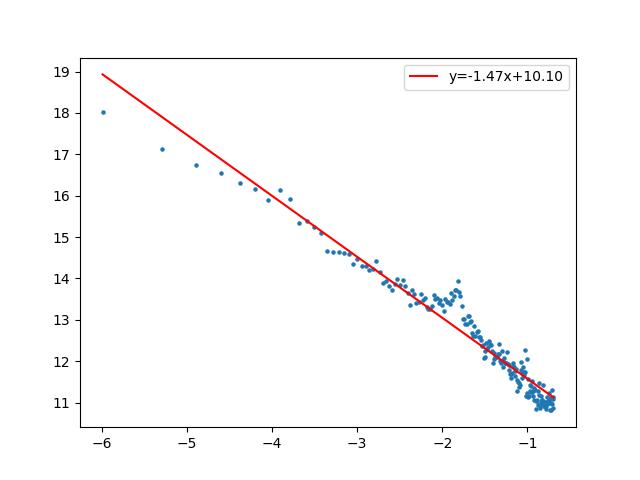
#> input picture test_soil_rapsd_lr.jpg, 640 x 480 px
$ python texture.py test_soil_rapsd_lr.jpg
#> lines starting #> are read from the running program, lines starting #| are printed output that depends on the picture; long printed decimals are rounded
import matplotlib.pyplot as plt
import cv2
import numpy as np
import pandas as pd
from scipy import fftpack, ndimage
import os
import math
import sys

#Spectral Density

try:
    imgName = sys.argv[1]
    img = cv2.imread(imgName,0) #import image
#> img: shape (480, 640); min 0, max 255, mean 250.5
    img = cv2.resize(img, (400, 400))
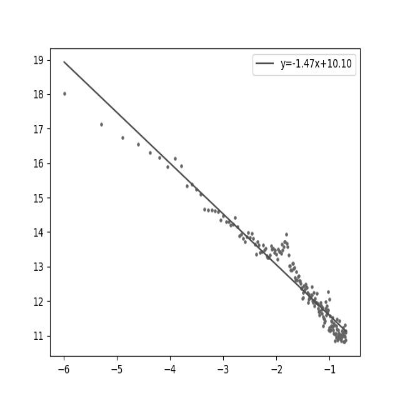
#> img: shape (400, 400); min 7, max 255, mean 250.5
    print("Image shape: " ,img.shape)
#| Image shape:  (400, 400)
    ft2 = np.fft.fft2(img)
    ftshift = np.fft.fftshift(ft2)
    w=img.shape[1] #width of image
#> w = 400
    h=img.shape[0] #height of image
#> h = 400

    magnitude_spectrum = 20*np.log(np.abs(ftshift))
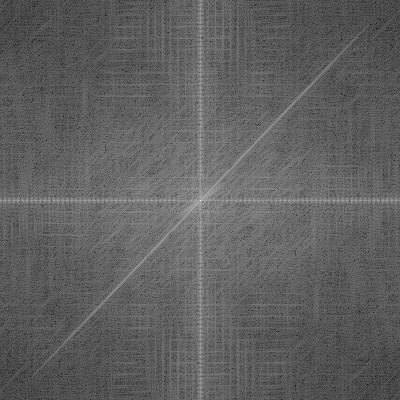
#> magnitude_spectrum: shape (400, 400) float64; min 38.97, max 350.1, mean 156.7; drawn with min black and max white

    plt.axis('off')
    plt.imshow(magnitude_spectrum, cmap = 'jet')
    # plt.savefig('uploads\colorTD_' + imgName)


    #RAPSD

    # Round up the size along this axis to an even number
    n = int( math.ceil(img.shape[0] / 2.) * 2 )
#> n = 400

    # We use rfft since we are processing real values
    a = np.fft.rfft(img,n, axis=0)

    a = a.real*a.real + a.imag*a.imag
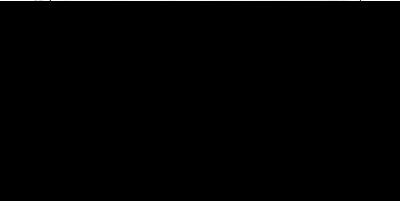
#> a: shape (201, 400) float64; min 0, max 1.04e+10, mean 50232508; drawn with min black and max white
    ax = a.sum(axis=1)/a.shape[1]         #Amplitudes on x axis
#> ax = 201 values, max 1.01e+10 at index 0, min 10739.4 at index 176, mean 50232508


    fx = np.fft.rfftfreq(n)   #frequencies on x axis
#> fx = 201 values from 0 to 0.5

    n = int( math.ceil(img.shape[1] / 2.) * 2 )

    a = np.fft.rfft(img,n,axis=1)

    a = a.real*a.real + a.imag*a.imag
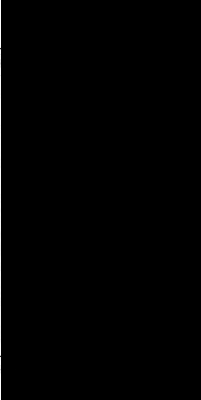
#> a: shape (400, 201) float64; min 0, max 1.04e+10, mean 50233619; drawn with min black and max white
    ay = a.sum(axis=0)/a.shape[0]      #Amplitudes on y axis
#> ay = 201 values, max 1.01e+10 at index 0, min 12791.5 at index 180, mean 50233619

    fy = np.fft.rfftfreq(n)         #frequencies on y axis
#> fy = 201 values from 0 to 0.5


    r=(np.sqrt(ax**2 + ay**2))     #Amplitudes in radial direction
#> r = 201 values, max 1.42e+10 at index 0, min 18056.5 at index 189, mean 71046226.6


    plt.scatter(np.log(fx[1:]),np.log(r[1:]), s=5)
    m, c = np.polyfit(np.log(fx[1:]), np.log(r[1:]), 1)
#> m = -0.917; c = 10.51


    plt.plot(np.log(fx[1:]), m*np.log(fx[1:]) + c, 'r', label='y={:.2f}x+{:.2f}'.format(m,c))

    plt.legend()
    save_name = "colorT_" +  os.path.basename(sys.argv[1])
    plt.savefig("uploads/" + save_name)
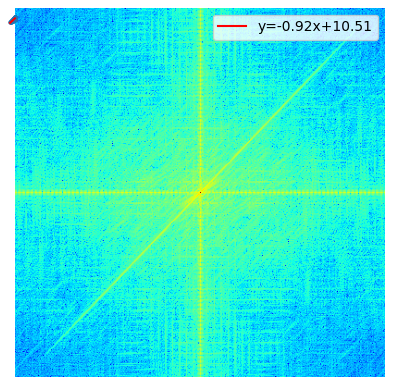
#> figure drawn by matplotlib, 1 panel
    #plt.show()
    print('slope of line', m)
#| slope of line -0.9169
    h=(-m-1)/2
#> h = -0.0415
    print('surface roughness', h)
#| surface roughness -0.04154
except Exception as e: print(e)
